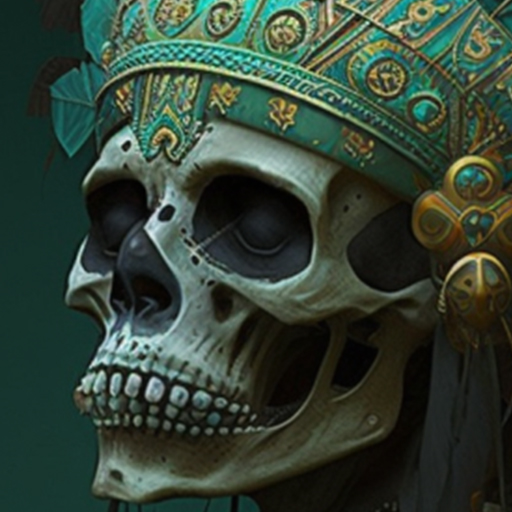
#> input picture images/KIZIN_16.jpg, 512 x 512 px
$ python main.py
#> lines starting #> are read from the running program, lines starting #| are printed output that depends on the picture; after the words box and inside, x2 and y2 are one past the last pixel; in counts of white or black regions, pixels touching at a corner belong together; long printed decimals are rounded
from skimage.io import imread, imshow
from skimage import color, filters
import pandas as pd
import numpy as np
import matplotlib.pyplot as plt

image = imread('./images/KIZIN_16.jpg')
#> image is the input picture: shape (512, 512, 3); mean R, G, B 51.4, 67.3, 54.2

gray_image=color.rgb2gray(image)
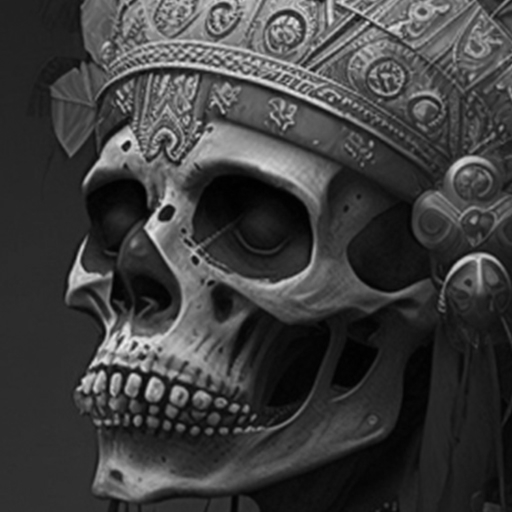
#> gray_image: shape (512, 512) float64; min 0, max 0.946, mean 0.247
hsv_image = color.rgb2hsv(image)
#> hsv_image: shape (512, 512, 3) float64; mean of channels 0, 1, 2 0.313, 0.405, 0.27
imshow(image)

red_channel = image[:,:,0]
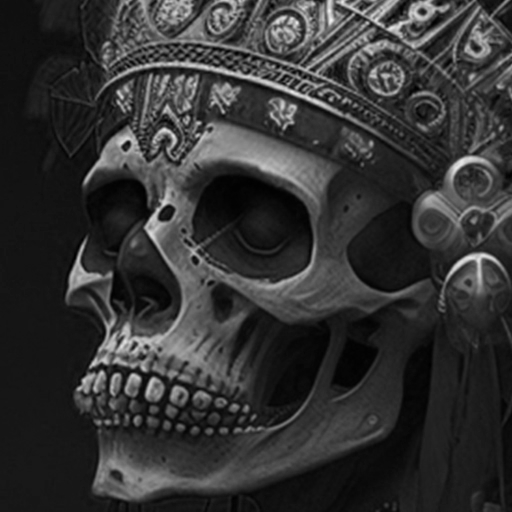
#> red_channel: shape (512, 512); min 0, max 241, mean 51.4
green_channel = image[:,:,1]
blue_channel = image[:,:,2]
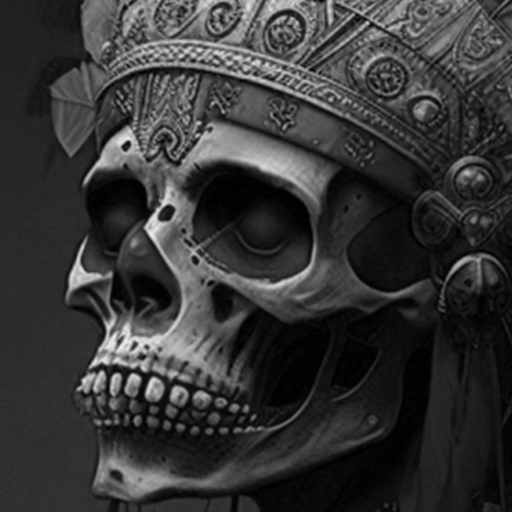
#> blue_channel: shape (512, 512); min 0, max 247, mean 54.2

mean = np.mean(image)
#> mean = 57.65
variance = np.mean([abs(p - mean)**2 for p in np.nditer(image)])
#> variance = 2024.3
contrast = np.sqrt(variance)
#> contrast = 44.99
size = image.shape[0]*image.shape[1]
#> size = 262144
###Feature 1

bpnum = np.sum(blue_channel>20)
#> bpnum = 201825
rpnum = np.sum(red_channel>20)
#> rpnum = 203506


feature1=[bpnum, rpnum, contrast]
#> feature1 = [201825, 203506, 44.99]

print("Feature 1, Amount of blue pixels, red pixels, and contrast: ", feature1) ###To detect spiderman comics images
#| Feature 1, Amount of blue pixels, red pixels, and contrast:  [201825, 203506, 44.993]
##Feature2
brightness = np.mean(gray_image) ##Brightness
#> brightness = 0.247

img_threshold = 0.5 ##Amount of white pixels
wbinary_image = gray_image > img_threshold
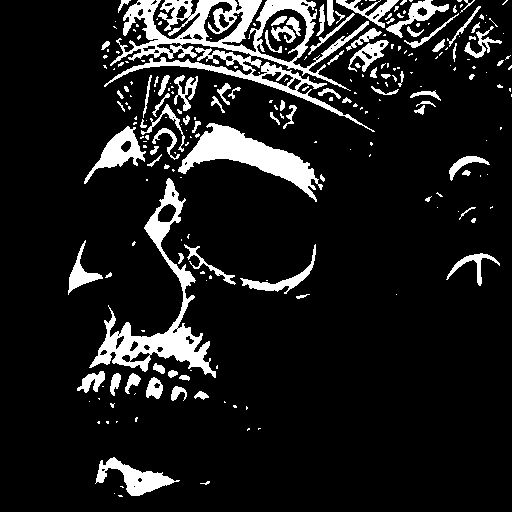
#> wbinary_image: shape (512, 512) bool; 11.6% white; 245 white regions (157 under 20 px), largest, box (x1, y1, x2, y2) and area: (104, 0, 375, 132) 8553, (89, 178, 216, 378) 4662, (178, 123, 323, 202) 3697
wpixels = np.count_nonzero(wbinary_image)
#> wpixels = 30501
whites = wpixels/ size
#> whites = 0.116

bbinary_image = gray_image <= img_threshold ##Amount of black pixels
bpixels = np.count_nonzero(bbinary_image)
#> bpixels = 231643
blacks = bpixels / size
#> blacks = 0.884
feature2 = [brightness, whites,blacks]
#> feature2 = [0.247, 0.116, 0.884]
print("Feature 2, Brightness, whites and blacks:", feature2)
#| Feature 2, Brightness, whites and blacks: [0.247, 0.1164, 0.8836]

##Feature3
rpaverage=np.mean(red_channel) ###Saturation of red, green and blue channels
#> rpaverage = 51.42
gpaverage=np.mean(green_channel)
#> gpaverage = 67.32
bpaverage=np.mean(blue_channel)
#> bpaverage = 54.22

feature3 = [rpaverage, gpaverage, bpaverage]
#> feature3 = [51.42, 67.32, 54.22]

print("Feature 3, rgb channels", feature3)
#| Feature 3, rgb channels [51.419, 67.319, 54.217]

##Feature4
bwthresh=filters.threshold_otsu(gray_image) ###Extracting the white and black pixels from an image
#> bwthresh = 0.32
binary=image <= img_threshold
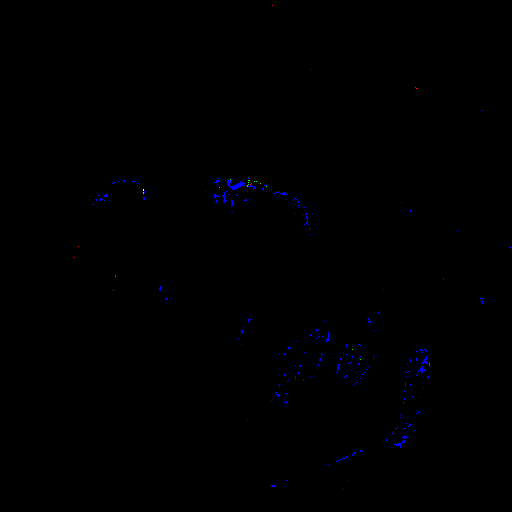
#> binary: shape (512, 512, 3) bool; mean R, G, B 5.34e-05, 6.87e-05, 0.00294
bapixels= np.sum(binary == 0)
#> bapixels = 785630
wapixels= np.sum(binary == 1)
#> wapixels = 802

feature4=[bapixels, wapixels, contrast] ### Extract amount of white and black pixels and calculate contrast
#> feature4 = [785630, 802, 44.99]

print("Feature 4, black pixels in an image, white pixels in an image and contrast: ", feature4)
#| Feature 4, black pixels in an image, white pixels in an image and contrast:  [785630, 802, 44.993]

##Feature5
bpnum = np.sum(blue_channel>20)
bpavg = np.mean(blue_channel)
#> bpavg = 54.22
saturationb = np.mean(hsv_image[:, :, 1])
#> saturationb = 0.405

feature5 = [bpnum, bpavg, saturationb]
#> feature5 = [201825, 54.22, 0.405]
print("Feature 5, sum of blue pixels, average of blue pixels and saturation of blue channel", feature5) ##For detecting images with a lot of blue, as if they were taken at sea
#| Feature 5, sum of blue pixels, average of blue pixels and saturation of blue channel [201825, 54.217, 0.4051]
